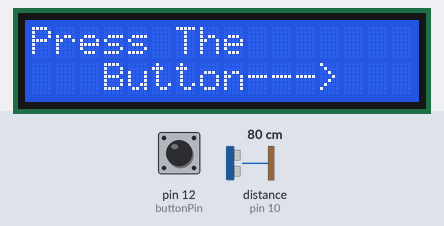
Recording of a sketch running on a simulated Arduino Uno, built with avr-gcc and run on an emulated ATmega328P. On the bench: 16×2 character LCD. Inputs (shaded band) come from the test bench; at power-on: pin 12 (buttonPin) HIGH, distance to the obstacle (sensor on pin 10) 80 cm. The echo pulse lasts 58.3 µs per cm.

Above: at 1.2 s.
1.3 s: pin 12 (buttonPin) pulled LOW for 0.15 s
At 3.3 s:
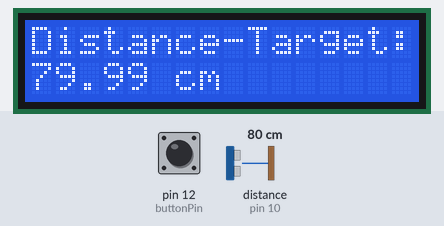
7.4 s: pin 12 (buttonPin) pulled LOW for 1 s
At 8.1 s:
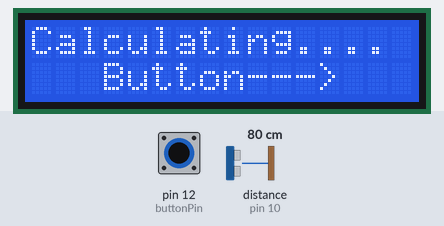
Timing chart, 0 to 10.4 s (numbered marks = the images above; inputs shaded):
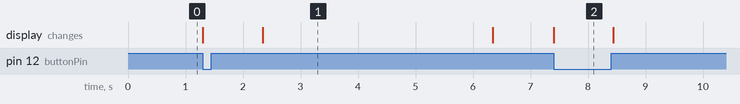

The sketch:

LCD_DistantCalc.ino
```cpp
#include <LiquidCrystal.h>


int rs = 8;
int en = 9;
int D4 = 3;
int D5 = 4;
int D6 = 5;
int D7 = 6;
LiquidCrystal screen(rs, en, D4, D5, D6, D7);


int triggerPin = 11;
int echoPin = 10;
int time;
float distance;
float speed = 0.0343;  //centimeters per microsecond

int buttonPin = 12;
int buttonOld = 1;
int buttonNew;

int numberOfReadings = 200;
float totalAmount = 0;
int counter = 1;
float avgTime = 0;

void setup() {
  // put your setup code here, to run once:

  Serial.begin(500000);

  pinMode(triggerPin, OUTPUT);
  pinMode(echoPin, INPUT);

  pinMode(buttonPin, INPUT);

  screen.begin(16, 2);
}


void loop() {
  // put your main code here, to run repeatedly:

  int dt_micro = 5;
  int dt_mili = 4000;

  digitalWrite(buttonPin, HIGH);
  buttonNew = digitalRead(buttonPin);

  if (buttonOld == 1 && buttonNew == 0) {
    counter = 1;
    totalAmount = 0.0;
    avgTime = 0.0;
    screen.setCursor(0, 0);
    screen.print("Calculating....");
    for (; counter <= numberOfReadings;) {
      digitalWrite(triggerPin, LOW);
      delayMicroseconds(dt_micro);
      digitalWrite(triggerPin, HIGH);
      delayMicroseconds(dt_micro);
      digitalWrite(triggerPin, LOW);
      time = pulseIn(echoPin, HIGH);
      totalAmount = totalAmount + time;
      counter = counter + 1;
    }
    avgTime = (totalAmount) / (numberOfReadings);
    distance = (speed) * (avgTime) / (2.0);
    //distance = distance * 0.393701;  //inches

    screen.clear();
    screen.setCursor(0, 0);
    screen.print("Distance-Target: ");
    screen.setCursor(0, 1);
    screen.print(distance);
    screen.print(" cm");

    delay(dt_mili);

    screen.clear();

  }

  else {
    screen.setCursor(0, 0);
    screen.print("Press The");
    screen.setCursor(3, 1);
    screen.print("Button--->");
    screen.setCursor(0, 0);
  }
  buttonOld = buttonNew;


  // Serial.println(time);

  // delay(dt_mili);
}
```

Measured:
- after the input at 1.3 s, the display: first changes at once (image 1 shows a later state)
- after the input at 7.4 s, the display: changes at once (image 2)
- what the display in image 1 shows lasts 4.0 s, from 2.3 s to 6.3 s
